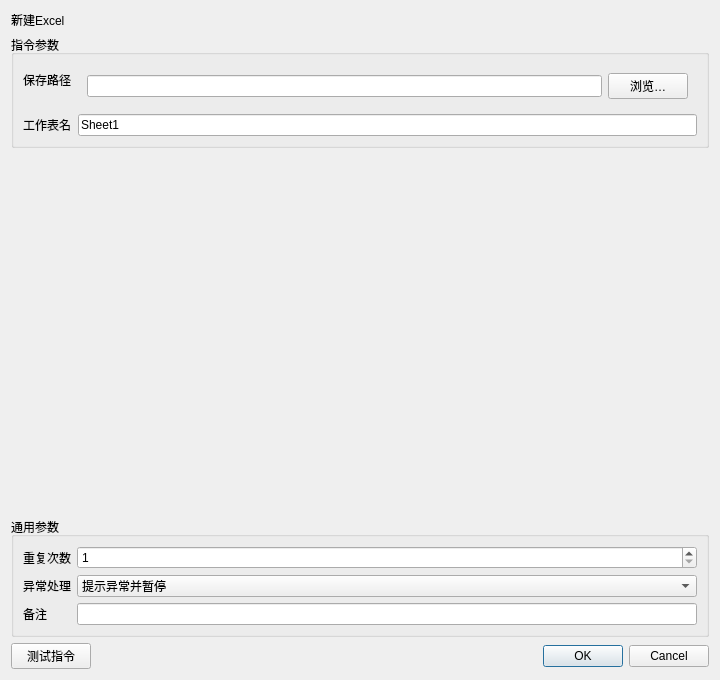
<?xml version="1.0" encoding="UTF-8"?><ui version="4.0"><class>InstructionEditor</class><widget class="QDialog" name="InstructionEditor"><property name="geometry"><rect><x>0</x><y>0</y><width>720</width><height>680</height></rect></property><layout class="QVBoxLayout" name="rootLayout"><item><widget class="QLabel" name="titleLabel"><property name="text"><string>新建Excel</string></property></widget></item><item><widget class="QGroupBox" name="parameterGroupBox"><property name="title"><string>指令参数</string></property><layout class="QFormLayout" name="parameterFormLayout"><item row="0" column="0"><widget class="QLabel" name="label_0"><property name="text"><string>保存路径</string></property></widget></item><item row="0" column="1"><widget class="QWidget" name="container_0"><layout class="QHBoxLayout" name="fieldLayout_0"><item><widget class="QLineEdit" name="parameter_0"><property name="text"><string></string></property></widget></item><item><widget class="QPushButton" name="auxiliary_0"><property name="text"><string>浏览…</string></property></widget></item></layout></widget></item><item row="1" column="0"><widget class="QLabel" name="label_1"><property name="text"><string>工作表名</string></property></widget></item><item row="1" column="1"><widget class="QLineEdit" name="parameter_1"><property name="text"><string>Sheet1</string></property></widget></item></layout></widget></item><item><spacer name="verticalSpacer"><property name="orientation"><enum>Qt::Vertical</enum></property><property name="sizeHint" stdset="0"><size><width>20</width><height>20</height></size></property></spacer></item>
<item><widget class="QGroupBox" name="commonGroupBox"><property name="title"><string>通用参数</string></property><layout class="QFormLayout" name="commonFormLayout">
<item row="0" column="0"><widget class="QLabel" name="repeatLabel"><property name="text"><string>重复次数</string></property></widget></item><item row="0" column="1"><widget class="QSpinBox" name="repeatSpinBox"><property name="minimum"><number>1</number></property><property name="maximum"><number>999999</number></property><property name="value"><number>1</number></property></widget></item>
<item row="1" column="0"><widget class="QLabel" name="errorPolicyLabel"><property name="text"><string>异常处理</string></property></widget></item><item row="1" column="1"><widget class="QComboBox" name="errorPolicyComboBox"><item><property name="text"><string>自动跳过</string></property></item><item><property name="text"><string>提示异常并暂停</string></property></item><item><property name="text"><string>提示异常并停止</string></property></item><property name="currentIndex"><number>1</number></property></widget></item>
<item row="2" column="0"><widget class="QLabel" name="noteLabel"><property name="text"><string>备注</string></property></widget></item><item row="2" column="1"><widget class="QLineEdit" name="noteEdit"/></item>
</layout></widget></item>
<item><layout class="QHBoxLayout" name="footerLayout"><item><widget class="QPushButton" name="testButton"><property name="text"><string>测试指令</string></property></widget></item><item><spacer name="footerSpacer"><property name="orientation"><enum>Qt::Horizontal</enum></property><property name="sizeHint" stdset="0"><size><width>40</width><height>20</height></size></property></spacer></item><item><widget class="QDialogButtonBox" name="buttonBox"><property name="standardButtons"><set>QDialogButtonBox::Cancel|QDialogButtonBox::Ok</set></property></widget></item></layout></item>
</layout></widget><resources/><connections/></ui>
